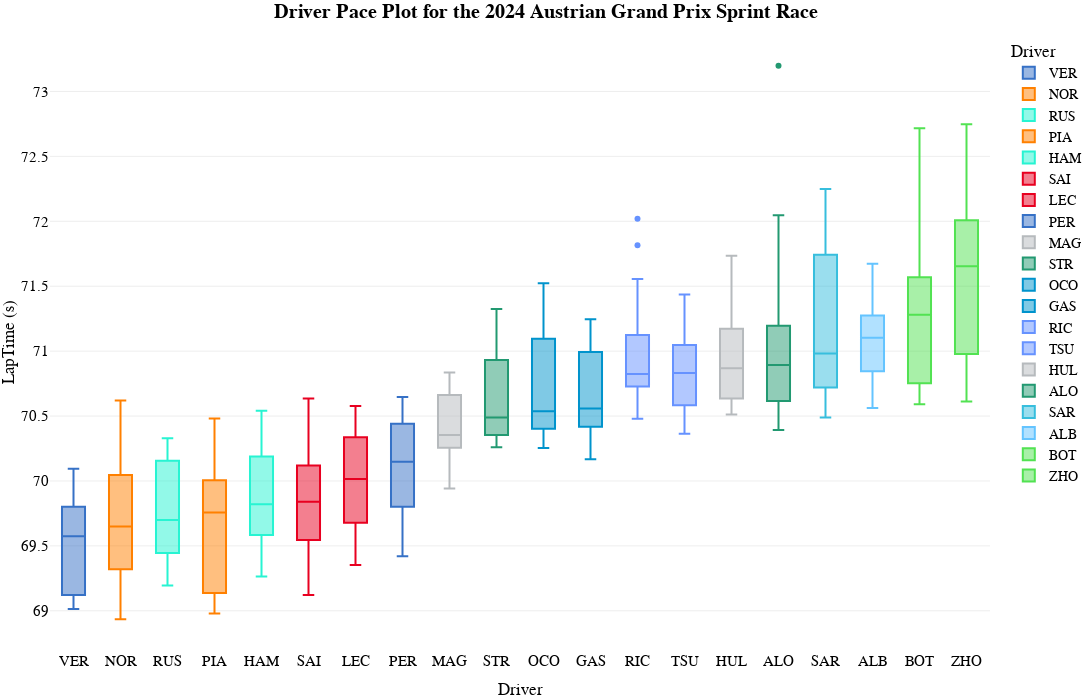

The cell this chart's notebook holds for it:
### Code cell
fig=px.box(
    transformed_laps.sort_values(by=["median","LapNumber"]),
    x="Driver",
    y="LapTime (s)",
    color='Driver',
    template="xgridoff",
    title="<b>Driver Pace Plot for the {} {} Sprint Race</b>".format(year,gp),
    # palette=team_palette,
    # whiskerprops=dict(color="white"),
    # boxprops=dict(edgecolor="white"),
    # medianprops=dict(color="grey"),
    # capprops=dict(color="white"),
    height=700, width=1200,

color_discrete_map={
                 "ALB": "#64C4FF",
                 "ALO": "#229971",
                 "BOT": "#52e252",
                 "GAS": "#0093cc",
                 "HAM": "#27F4D2",
                 "HUL": "#B6BABD",
                 "LEC": "#E80020",
                 "MAG": "#B6BABD",
                 "NOR": "#FF8000",
                 "OCO": "#0093cc",
                 "PER": "#3671C6",
                 "PIA": "#FF8000",
                 "RIC": "#6692FF",
                 "RUS": "#27F4D2",
                 "SAI": "#E80020",
                 "SAR": "#37BEDD",
                 "STR": "#229971",
                 "TSU": "#6692FF",
                 "VER": "#3671C6",
                 "ZHO": "#52e252"
          }
)
fig.update_traces(opacity=1)
fig.update_layout(
    title_x=0.5,
    hoverlabel=dict(
    bgcolor="white",
    font_size=16,
    font_family="PT Sans Narrow"
    ),
    yaxis = dict(tickfont = dict(size=15)),
    xaxis = dict(tickfont = dict(size=15)),
    font=dict(
        family="PT Sans Narrow",
        size=14,
        color="Black"
    ),
    title_font_family="PT Sans Narrow",
    margin=dict(l=50, r=5, t=35, b=50)
)
fig.show()

### Figure 1 — Plotly figure (JSON) as saved in the notebook; plotly's stock layout.template omitted (floating-point values rounded to 4 significant figures)
{"data": [{"alignmentgroup": "True", "hovertemplate": "Driver=%{x}<br>LapTime (s)=%{y}<extra></extra>", "legendgroup": "VER", "marker": {"color": "#3671C6"}, "name": "VER", "notched": false, "offsetgroup": "VER", "opacity": 1, "orientation": "v", "showlegend": true, "type": "box", "x": ["VER", "VER", "VER", "VER", "VER", "VER", "VER", "VER", "VER", "VER", "VER", "VER", "VER", "VER", "VER", "VER", "VER", "VER", "VER", "VER", "VER", "VER"], "x0": " ", "xaxis": "x", "y": [69.12, 69.3, 69.1, 69.9, 69.06, 69.06, 69.01, 69.06, 69.17, 69.57, 69.58, 69.54, 69.63, 69.5, 69.8, 69.58, 69.7, 69.65, 69.98, 69.95, 69.93, 70.09], "y0": " ", "yaxis": "y"}, {"alignmentgroup": "True", "hovertemplate": "Driver=%{x}<br>LapTime (s)=%{y}<extra></extra>", "legendgroup": "NOR", "marker": {"color": "#FF8000"}, "name": "NOR", "notched": false, "offsetgroup": "NOR", "opacity": 1, "orientation": "v", "showlegend": true, "type": "box", "x": ["NOR", "NOR", "NOR", "NOR", "NOR", "NOR", "NOR", "NOR", "NOR", "NOR", "NOR", "NOR", "NOR", "NOR", "NOR", "NOR", "NOR", "NOR", "NOR", "NOR", "NOR", "NOR"], "x0": " ", "xaxis": "x", "y": [68.94, 69.31, 69.08, 70.62, 69.31, 69.14, 69.32, 69.64, 69.51, 69.54, 69.66, 69.51, 69.41, 69.84, 70.03, 70.08, 69.9, 70.1, 70.03, 70.22, 70.05, 70.51], "y0": " ", "yaxis": "y"}, {"alignmentgroup": "True", "hovertemplate": "Driver=%{x}<br>LapTime (s)=%{y}<extra></extra>", "legendgroup": "RUS", "marker": {"color": "#27F4D2"}, "name": "RUS", "notched": false, "offsetgroup": "RUS", "opacity": 1, "orientation": "v", "showlegend": true, "type": "box", "x": ["RUS", "RUS", "RUS", "RUS", "RUS", "RUS", "RUS", "RUS", "RUS", "RUS", "RUS", "RUS", "RUS", "RUS", "RUS", "RUS", "RUS", "RUS", "RUS", "RUS", "RUS", "RUS"], "x0": " ", "xaxis": "x", "y": [69.35, 69.35, 69.19, 69.63, 69.69, 69.71, 69.23, 70.16, 69.41, 69.44, 69.64, 69.57, 69.61, 69.85, 70.02, 69.92, 70.18, 70.16, 70.18, 70.33, 70.18, 70.14], "y0": " ", "yaxis": "y"}, {"alignmentgroup": "True", "hovertemplate": "Driver=%{x}<br>LapTime (s)=%{y}<extra></extra>", "legendgroup": "PIA", "marker": {"color": "#FF8000"}, "name": "PIA", "notched": false, "offsetgroup": "PIA", "opacity": 1, "orientation": "v", "showlegend": true, "type": "box", "x": ["PIA", "PIA", "PIA", "PIA", "PIA", "PIA", "PIA", "PIA", "PIA", "PIA", "PIA", "PIA", "PIA", "PIA", "PIA", "PIA", "PIA", "PIA", "PIA", "PIA", "PIA", "PIA"], "x0": " ", "xaxis": "x", "y": [68.98, 69.31, 69.05, 69.03, 69.26, 69.14, 69.11, 69.09, 69.37, 69.71, 70.0, 69.8, 69.61, 69.8, 69.94, 70.06, 69.96, 69.98, 70.14, 70.15, 70.21, 70.48], "y0": " ", "yaxis": "y"}, {"alignmentgroup": "True", "hovertemplate": "Driver=%{x}<br>LapTime (s)=%{y}<extra></extra>", "legendgroup": "HAM", "marker": {"color": "#27F4D2"}, "name": "HAM", "notched": false, "offsetgroup": "HAM", "opacity": 1, "orientation": "v", "showlegend": true, "type": "box", "x": ["HAM", "HAM", "HAM", "HAM", "HAM", "HAM", "HAM", "HAM", "HAM", "HAM", "HAM", "HAM", "HAM", "HAM", "HAM", "HAM", "HAM", "HAM", "HAM", "HAM", "HAM", "HAM"], "x0": " ", "xaxis": "x", "y": [69.68, 69.31, 69.5, 69.27, 69.73, 69.7, 69.83, 69.97, 69.97, 69.66, 69.58, 69.48, 69.55, 69.81, 70.19, 70.05, 70.39, 70.54, 70.1, 70.29, 70.35, 70.44], "y0": " ", "yaxis": "y"}, {"alignmentgroup": "True", "hovertemplate": "Driver=%{x}<br>LapTime (s)=%{y}<extra></extra>", "legendgroup": "SAI", "marker": {"color": "#E80020"}, "name": "SAI", "notched": false, "offsetgroup": "SAI", "opacity": 1, "orientation": "v", "showlegend": true, "type": "box", "x": ["SAI", "SAI", "SAI", "SAI", "SAI", "SAI", "SAI", "SAI", "SAI", "SAI", "SAI", "SAI", "SAI", "SAI", "SAI", "SAI", "SAI", "SAI", "SAI", "SAI", "SAI", "SAI"], "x0": " ", "xaxis": "x", "y": [69.26, 69.26, 69.12, 69.8, 69.68, 69.7, 70.54, 70.12, 69.62, 69.55, 69.51, 69.54, 69.66, 69.88, 70.02, 70.12, 70.64, 70.3, 70.08, 70.33, 70.06, 70.29], "y0": " ", "yaxis": "y"}, {"alignmentgroup": "True", "hovertemplate": "Driver=%{x}<br>LapTime (s)=%{y}<extra></extra>", "legendgroup": "LEC", "marker": {"color": "#E80020"}, "name": "LEC", "notched": false, "offsetgroup": "LEC", "opacity": 1, "orientation": "v", "showlegend": true, "type": "box", "x": ["LEC", "LEC", "LEC", "LEC", "LEC", "LEC", "LEC", "LEC", "LEC", "LEC", "LEC", "LEC", "LEC", "LEC", "LEC", "LEC", "LEC", "LEC", "LEC", "LEC", "LEC", "LEC"], "x0": " ", "xaxis": "x", "y": [70.13, 69.52, 69.43, 69.35, 69.41, 69.76, 70.06, 69.97, 69.77, 69.77, 69.53, 69.76, 69.68, 70.17, 70.36, 70.41, 70.36, 70.38, 70.34, 70.23, 70.31, 70.58], "y0": " ", "yaxis": "y"}, {"alignmentgroup": "True", "hovertemplate": "Driver=%{x}<br>LapTime (s)=%{y}<extra></extra>", "legendgroup": "PER", "marker": {"color": "#3671C6"}, "name": "PER", "notched": false, "offsetgroup": "PER", "opacity": 1, "orientation": "v", "showlegend": true, "type": "box", "x": ["PER", "PER", "PER", "PER", "PER", "PER", "PER", "PER", "PER", "PER", "PER", "PER", "PER", "PER", "PER", "PER", "PER", "PER", "PER", "PER", "PER", "PER"], "x0": " ", "xaxis": "x", "y": [70.25, 69.8, 69.42, 69.87, 70.25, 70.0, 69.67, 69.78, 69.89, 69.74, 69.72, 69.89, 70.05, 70.4, 70.5, 70.42, 70.48, 70.53, 70.44, 70.65, 70.57, 70.42], "y0": " ", "yaxis": "y"}, {"alignmentgroup": "True", "hovertemplate": "Driver=%{x}<br>LapTime (s)=%{y}<extra></extra>", "legendgroup": "MAG", "marker": {"color": "#B6BABD"}, "name": "MAG", "notched": false, "offsetgroup": "MAG", "opacity": 1, "orientation": "v", "showlegend": true, "type": "box", "x": ["MAG", "MAG", "MAG", "MAG", "MAG", "MAG", "MAG", "MAG", "MAG", "MAG", "MAG", "MAG", "MAG", "MAG", "MAG", "MAG", "MAG", "MAG", "MAG", "MAG", "MAG", "MAG"], "x0": " ", "xaxis": "x", "y": [70.67, 70.37, 70.26, 70.67, 70.32, 70.17, 70.19, 70.25, 70.32, 70.17, 70.39, 69.94, 70.13, 70.34, 70.27, 70.5, 70.43, 70.66, 70.41, 70.83, 70.73, 70.72], "y0": " ", "yaxis": "y"}, {"alignmentgroup": "True", "hovertemplate": "Driver=%{x}<br>LapTime (s)=%{y}<extra></extra>", "legendgroup": "STR", "marker": {"color": "#229971"}, "name": "STR", "notched": false, "offsetgroup": "STR", "opacity": 1, "orientation": "v", "showlegend": true, "type": "box", "x": ["STR", "STR", "STR", "STR", "STR", "STR", "STR", "STR", "STR", "STR", "STR", "STR", "STR", "STR", "STR", "STR", "STR", "STR", "STR", "STR", "STR", "STR"], "x0": " ", "xaxis": "x", "y": [70.74, 70.34, 70.52, 70.3, 70.48, 70.45, 70.28, 70.36, 70.31, 70.26, 70.37, 70.4, 70.39, 70.49, 70.93, 70.68, 70.74, 71.33, 71.18, 71.31, 71.14, 71.2], "y0": " ", "yaxis": "y"}, {"alignmentgroup": "True", "hovertemplate": "Driver=%{x}<br>LapTime (s)=%{y}<extra></extra>", "legendgroup": "OCO", "marker": {"color": "#0093cc"}, "name": "OCO", "notched": false, "offsetgroup": "OCO", "opacity": 1, "orientation": "v", "showlegend": true, "type": "box", "x": ["OCO", "OCO", "OCO", "OCO", "OCO", "OCO", "OCO", "OCO", "OCO", "OCO", "OCO", "OCO", "OCO", "OCO", "OCO", "OCO", "OCO", "OCO", "OCO", "OCO", "OCO", "OCO"], "x0": " ", "xaxis": "x", "y": [71.52, 70.59, 70.47, 70.44, 70.55, 70.53, 70.35, 70.25, 70.27, 70.4, 70.36, 70.33, 70.48, 70.45, 70.8, 70.85, 70.67, 71.16, 71.19, 71.2, 71.26, 71.1], "y0": " ", "yaxis": "y"}, {"alignmentgroup": "True", "hovertemplate": "Driver=%{x}<br>LapTime (s)=%{y}<extra></extra>", "legendgroup": "GAS", "marker": {"color": "#0093cc"}, "name": "GAS", "notched": false, "offsetgroup": "GAS", "opacity": 1, "orientation": "v", "showlegend": true, "type": "box", "x": ["GAS", "GAS", "GAS", "GAS", "GAS", "GAS", "GAS", "GAS", "GAS", "GAS", "GAS", "GAS", "GAS", "GAS", "GAS", "GAS", "GAS", "GAS", "GAS", "GAS", "GAS", "GAS"], "x0": " ", "xaxis": "x", "y": [71.15, 70.74, 70.29, 70.42, 70.63, 70.54, 70.53, 70.18, 70.17, 70.49, 70.27, 70.47, 70.4, 70.53, 70.92, 70.99, 70.58, 70.89, 71.12, 71.23, 71.25, 71.08], "y0": " ", "yaxis": "y"}, {"alignmentgroup": "True", "hovertemplate": "Driver=%{x}<br>LapTime (s)=%{y}<extra></extra>", "legendgroup": "RIC", "marker": {"color": "#6692FF"}, "name": "RIC", "notched": false, "offsetgroup": "RIC", "opacity": 1, "orientation": "v", "showlegend": true, "type": "box", "x": ["RIC", "RIC", "RIC", "RIC", "RIC", "RIC", "RIC", "RIC", "RIC", "RIC", "RIC", "RIC", "RIC", "RIC", "RIC", "RIC", "RIC", "RIC", "RIC", "RIC", "RIC", "RIC"], "x0": " ", "xaxis": "x", "y": [72.02, 71.22, 70.74, 70.48, 70.49, 70.79, 70.5, 70.61, 70.73, 70.68, 70.76, 70.84, 70.91, 70.74, 71.18, 71.12, 71.0, 71.02, 71.1, 71.56, 70.81, 71.82], "y0": " ", "yaxis": "y"}, {"alignmentgroup": "True", "hovertemplate": "Driver=%{x}<br>LapTime (s)=%{y}<extra></extra>", "legendgroup": "TSU", "marker": {"color": "#6692FF"}, "name": "TSU", "notched": false, "offsetgroup": "TSU", "opacity": 1, "orientation": "v", "showlegend": true, "type": "box", "x": ["TSU", "TSU", "TSU", "TSU", "TSU", "TSU", "TSU", "TSU", "TSU", "TSU", "TSU", "TSU", "TSU", "TSU", "TSU", "TSU", "TSU", "TSU", "TSU", "TSU", "TSU", "TSU"], "x0": " ", "xaxis": "x", "y": [71.44, 70.76, 70.53, 70.36, 70.56, 70.68, 70.57, 70.48, 70.6, 70.99, 70.65, 70.58, 70.92, 71.25, 70.89, 71.05, 71.04, 71.05, 71.18, 71.29, 70.78, 71.01], "y0": " ", "yaxis": "y"}, {"alignmentgroup": "True", "hovertemplate": "Driver=%{x}<br>LapTime (s)=%{y}<extra></extra>", "legendgroup": "HUL", "marker": {"color": "#B6BABD"}, "name": "HUL", "notched": false, "offsetgroup": "HUL", "opacity": 1, "orientation": "v", "showlegend": true, "type": "box", "x": ["HUL", "HUL", "HUL", "HUL", "HUL", "HUL", "HUL", "HUL", "HUL", "HUL", "HUL", "HUL", "HUL", "HUL", "HUL", "HUL", "HUL", "HUL", "HUL", "HUL", "HUL", "HUL"], "x0": " ", "xaxis": "x", "y": [71.73, 71, 70.51, 70.54, 70.56, 70.58, 70.7, 70.64, 70.6, 70.68, 70.77, 70.8, 70.75, 71.16, 71.17, 71.14, 70.94, 71.33, 71.34, 71.33, 71.08, 71.43], "y0": " ", "yaxis": "y"}, {"alignmentgroup": "True", "hovertemplate": "Driver=%{x}<br>LapTime (s)=%{y}<extra></extra>", "legendgroup": "ALO", "marker": {"color": "#229971"}, "name": "ALO", "notched": false, "offsetgroup": "ALO", "opacity": 1, "orientation": "v", "showlegend": true, "type": "box", "x": ["ALO", "ALO", "ALO", "ALO", "ALO", "ALO", "ALO", "ALO", "ALO", "ALO", "ALO", "ALO", "ALO", "ALO", "ALO", "ALO", "ALO", "ALO", "ALO", "ALO", "ALO"], "x0": " ", "xaxis": "x", "y": [71.66, 70.89, 70.57, 70.39, 70.46, 70.73, 70.6, 70.52, 70.67, 70.7, 70.91, 70.62, 70.86, 71.17, 71.11, 71.07, 71.01, 71.26, 71.48, 72.05, 73.2], "y0": " ", "yaxis": "y"}, {"alignmentgroup": "True", "hovertemplate": "Driver=%{x}<br>LapTime (s)=%{y}<extra></extra>", "legendgroup": "SAR", "marker": {"color": "#37BEDD"}, "name": "SAR", "notched": false, "offsetgroup": "SAR", "opacity": 1, "orientation": "v", "showlegend": true, "type": "box", "x": ["SAR", "SAR", "SAR", "SAR", "SAR", "SAR", "SAR", "SAR", "SAR", "SAR", "SAR", "SAR", "SAR", "SAR", "SAR", "SAR", "SAR", "SAR", "SAR", "SAR", "SAR", "SAR"], "x0": " ", "xaxis": "x", "y": [71.88, 71.05, 70.72, 70.52, 70.49, 70.75, 70.55, 70.8, 70.56, 70.67, 70.85, 70.8, 70.91, 72.25, 71.44, 71.75, 71.74, 71.81, 71.63, 71.75, 71.6, 71.6], "y0": " ", "yaxis": "y"}, {"alignmentgroup": "True", "hovertemplate": "Driver=%{x}<br>LapTime (s)=%{y}<extra></extra>", "legendgroup": "ALB", "marker": {"color": "#64C4FF"}, "name": "ALB", "notched": false, "offsetgroup": "ALB", "opacity": 1, "orientation": "v", "showlegend": true, "type": "box", "x": ["ALB", "ALB", "ALB", "ALB", "ALB", "ALB", "ALB", "ALB", "ALB", "ALB", "ALB", "ALB", "ALB", "ALB", "ALB", "ALB", "ALB", "ALB", "ALB", "ALB", "ALB", "ALB"], "x0": " ", "xaxis": "x", "y": [71.62, 70.88, 71.46, 71.04, 70.87, 70.77, 70.56, 70.86, 70.72, 71.19, 70.82, 70.78, 70.85, 71.18, 71.29, 71.27, 71.28, 71.59, 71.05, 71.15, 71.24, 71.67], "y0": " ", "yaxis": "y"}, {"alignmentgroup": "True", "hovertemplate": "Driver=%{x}<br>LapTime (s)=%{y}<extra></extra>", "legendgroup": "BOT", "marker": {"color": "#52e252"}, "name": "BOT", "notched": false, "offsetgroup": "BOT", "opacity": 1, "orientation": "v", "showlegend": true, "type": "box", "x": ["BOT", "BOT", "BOT", "BOT", "BOT", "BOT", "BOT", "BOT", "BOT", "BOT", "BOT", "BOT", "BOT", "BOT", "BOT", "BOT", "BOT", "BOT", "BOT", "BOT", "BOT", "BOT"], "x0": " ", "xaxis": "x", "y": [71.94, 71.54, 70.83, 70.64, 70.63, 70.67, 70.59, 70.69, 70.77, 70.88, 70.75, 71.23, 71.33, 71.55, 71.41, 71.57, 71.39, 71.97, 72.72, 71.66, 71.1, 72.07], "y0": " ", "yaxis": "y"}, {"alignmentgroup": "True", "hovertemplate": "Driver=%{x}<br>LapTime (s)=%{y}<extra></extra>", "legendgroup": "ZHO", "marker": {"color": "#52e252"}, "name": "ZHO", "notched": false, "offsetgroup": "ZHO", "opacity": 1, "orientation": "v", "showlegend": true, "type": "box", "x": ["ZHO", "ZHO", "ZHO", "ZHO", "ZHO", "ZHO", "ZHO", "ZHO", "ZHO", "ZHO", "ZHO", "ZHO", "ZHO", "ZHO", "ZHO", "ZHO", "ZHO", "ZHO", "ZHO", "ZHO", "ZHO", "ZHO"], "x0": " ", "xaxis": "x", "y": [72.06, 71.41, 70.95, 70.77, 70.61, 70.81, 70.79, 71.11, 70.98, 72.75, 71.07, 71.56, 71.56, 71.8, 71.86, 71.98, 72.01, 72.16, 72.01, 71.96, 71.74, 72.11], "y0": " ", "yaxis": "y"}], "layout": {"boxmode": "overlay", "font": {"color": "Black", "family": "PT Sans Narrow", "size": 14}, "height": 700, "hoverlabel": {"bgcolor": "white", "font": {"family": "PT Sans Narrow", "size": 16}}, "legend": {"title": {"text": "Driver"}, "tracegroupgap": 0}, "margin": {"b": 50, "l": 50, "r": 5, "t": 35}, "title": {"font": {"family": "PT Sans Narrow"}, "text": "<b>Driver Pace Plot for the 2024 Austrian Grand Prix Sprint Race</b>", "x": 0.5}, "width": 1200, "xaxis": {"anchor": "y", "categoryarray": ["VER", "NOR", "RUS", "PIA", "HAM", "SAI", "LEC", "PER", "MAG", "STR", "OCO", "GAS", "RIC", "TSU", "HUL", "ALO", "SAR", "ALB", "BOT", "ZHO"], "categoryorder": "array", "domain": [0, 1], "tickfont": {"size": 15}, "title": {"text": "Driver"}}, "yaxis": {"anchor": "x", "domain": [0, 1], "tickfont": {"size": 15}, "title": {"text": "LapTime (s)"}}}}
